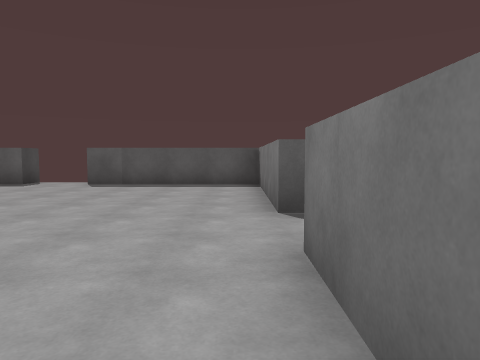
[1] (above)

14 first-person views from a walk through a Unity game level. The camera is 1.4 m above the floor, tilts 4° down and sees 70° across. The floor is counted in squares, 2 m on a side. Each view is taken from the middle of a square. On the plan, view 1 faces up. The plan holds only what a view shows up to about 11 squares ahead; the rest is blank. The player character is not drawn.

[2]
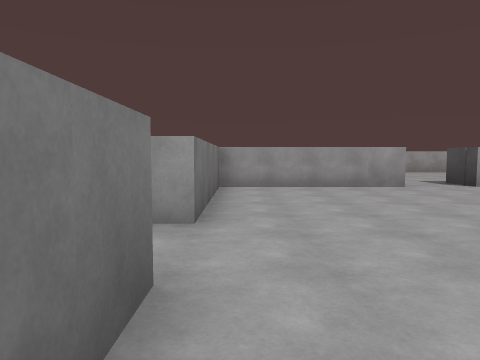

[3]
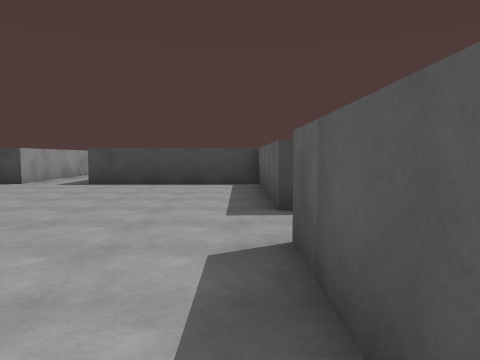

[4]
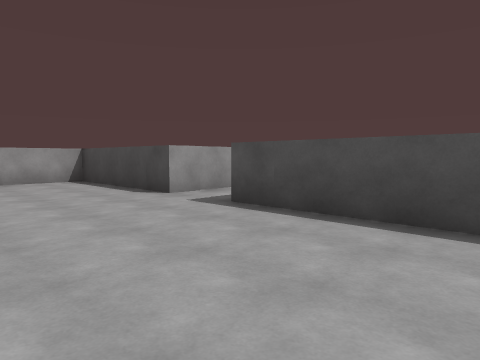

[5]
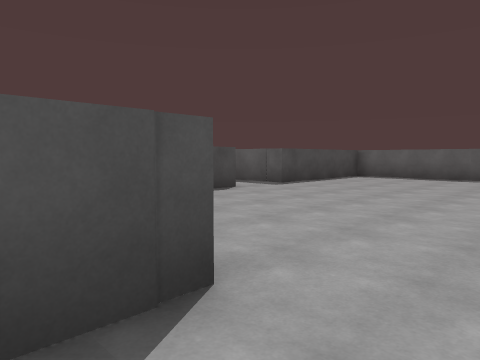

[6]
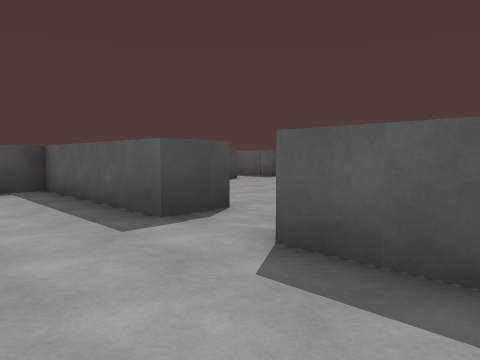

[7]
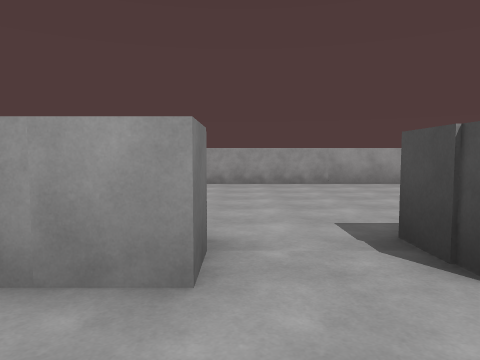

[8]
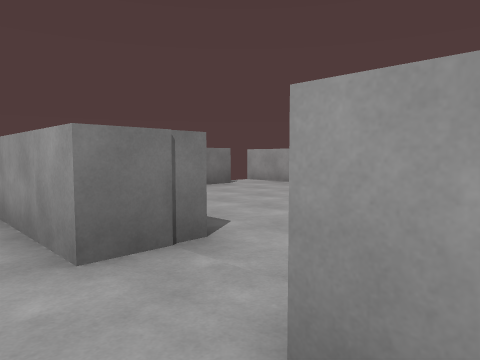

[9]
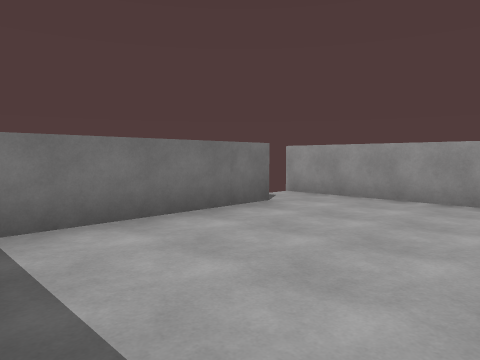

[10]
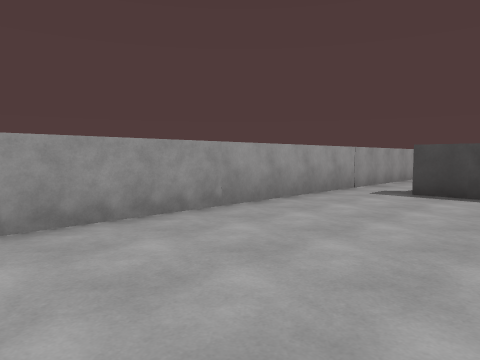

[11]
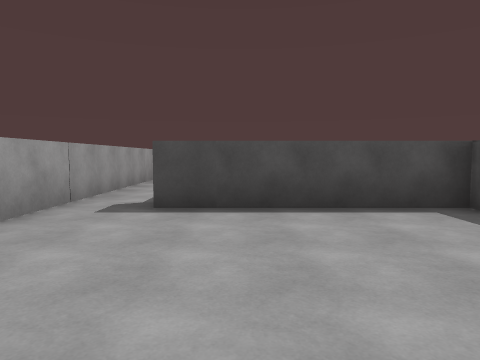

[12]
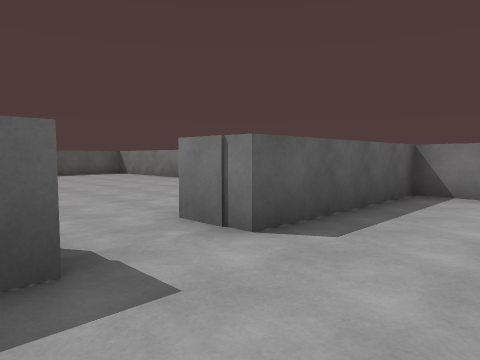

[13]
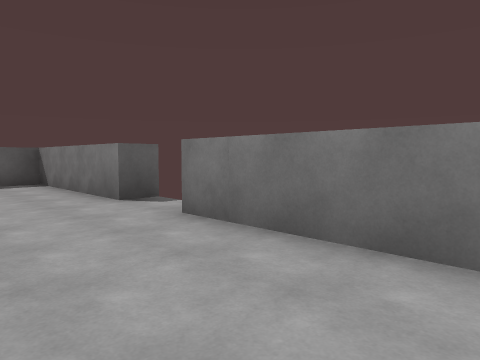

[14]
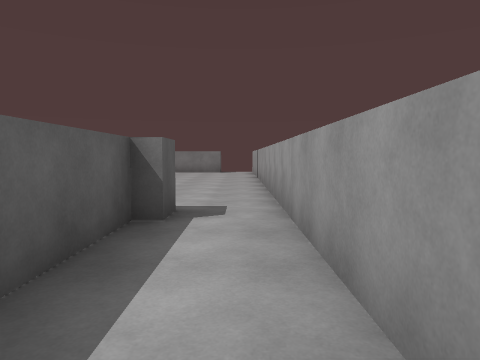

### Floor plan
Points are (right, up) in squares from view 1. A wall is a line through its corners. A room is listed if a view was taken in it or the views show most of it. See-through windows are left out.
Room 1 (views 1, 2, 3, 4, 7, 8, 13)
walls: (-5.4, 9.2) (-5.4, 8.4) (-9.6, 8.4) (-9.6, 4.2) (-11.4, 4.2); (-5.9, -1.8) (-5.4, -1.8); (-3.7, -1.8) (0.5, -1.8) (0.5, 2.5) (1, 2.5); (1.2, 4.2) (0.5, 4.2) (0.5, 8.4) (-3.9, 8.4); (-12.1, 2.5) (-9.6, 2.5) (-9.6, -1.8) (-7.6, -1.8)
ways out: opening at (-4.5, -2) to room 2
Room 2 (views 5, 6, 9, 10, 11, 12)
walls: (-5.4, -1.8) (-5.4, -2.9) (-9.6, -2.9) (-9.6, -7.2) (-10.3, -7.2); (0.5, -7.2) (0.5, -2.9) (-3.7, -2.9) (-3.7, -1.8); (-10.4, -8.6) (1.2, -8.6)
ways out: opening at (-4.5, -2) to room 1; opening at (-11, -8) to room 3; gap at (1, -9)
Room 3 (view 14)
walls: (-15.1, -8.6) (-10.4, -8.6); (-10.3, -7.2) (-10.3, -6.8) (-12.4, -6.8)
ways out: opening at (-11, -8) to room 2

Positions as (right, up) in squares from view 1, and headings:
1: (0, 0), facing up
2: (0, 6), facing down
3: (-1, 8), facing left
4: (-6, 8), facing down-left
5: (-4, -3), facing up-left
6: (-2, -5), facing up-left
7: (-4, 0), facing down
8: (-6, -1), facing down-right
9: (-3, -3), facing down-right
10: (-3, -5), facing down-left
11: (-5, -6), facing left
12: (-6, -5), facing up-right
13: (-2, -1), facing up-right
14: (-14, -8), facing right
